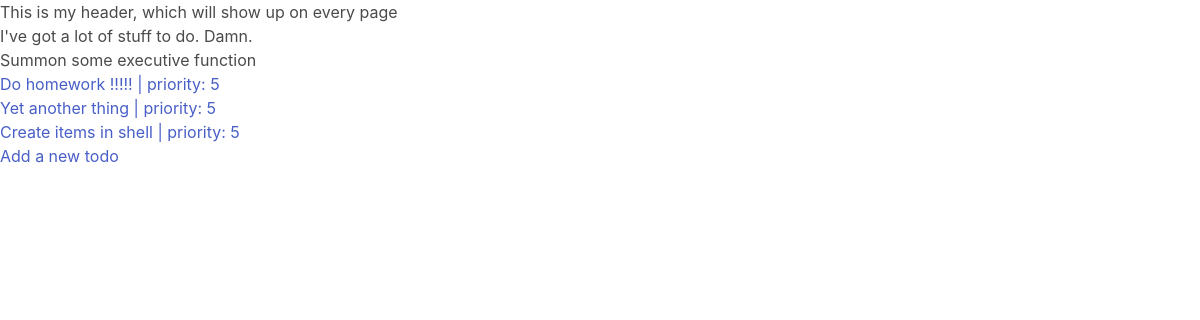
Screenshot of /todos/by-priority/5/ with the database file from the repository.
### todos/models.py (models this page shows)
class Item(models.Model):
    title = models.CharField(max_length=255)
    date_created = models.DateTimeField(auto_now_add=True)
    priority = models.PositiveIntegerField()
    description = models.TextField()
    is_hidden = models.BooleanField(default=True)
    def __str__(self):
        return f'{self.title} | priority: {self.priority}'

### todos/views.py (the view)
def get_todo_by_priority(request, priority):
    todos = Item.objects.filter(priority=priority)
    return render(request, 'todos/index.html', {'todos': todos})

### templates/todos/index.html (shortened to what this page needs)
{% extends 'base.html' %}
{% block content %}
    <h1>I've got a lot of stuff to do. Damn.</h1>
    <h2>Summon some executive function</h2>
    <ul>
    {% for todo in todos %}
    <li><a href="{% url 'detail-todo' todo.pk %}">{{ todo }}</a></li>
    {% endfor %}
    </ul>
    <a href="{% url 'new-todo' %}">Add a new todo</a>
{% endblock %}

### rows the page displays
Item: title+priority "Do homework !!!!! | priority: 5"
Item: title+priority "Yet another thing | priority: 5"
Item: title+priority "Create items in shell | priority: 5"
